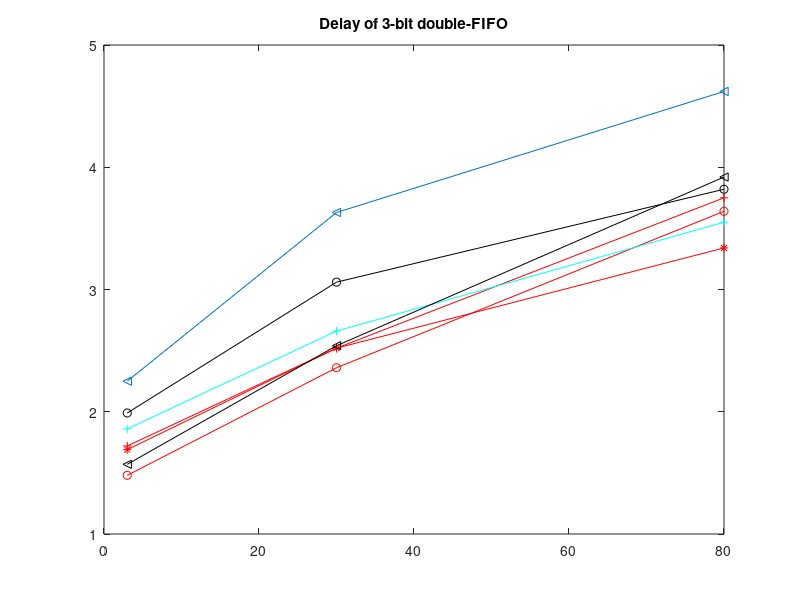

Recreate this plot in MATLAB. (Note: this script raises an error after producing the figure.)
% Prints the synthesis results of FIFO comparison @ 0.18 um
% Uses double_fifo_muxed_read components 
% which include two FIFOs and a read multiplexer
% FIFOs are 3b wide
% _im   = in-mux (triagle in figures)
% _iom  = inout-mux (circle in figures)
% shift = shift register (star in figures)

close all
clear all

% Vertailussa kaytetyt fifojen pituudet
length      = [3    30    80]


% Delay [ns] = data arrival time 
% (library set up time 0.17 ns is left out of these results)
delay_im            = [1.99  3.06  3.82]
delay_iom           = [2.25  3.63  4.62]
delay_shift         = [1.33  2.15  2.81]
delay_slotted_shift = [1.56  1.99  1.81]
% delay_casev3        = [1.05  2.16  3.43]
delay_casev4        = [1.48  2.36  3.64]
delay_casev4a       = [1.69  2.52  3.34]
delay_casev5        = [1.72  2.52  3.75]
delay_casev6        = [1.86  2.66  3.55]
delay_im_case       = [1.57  2.54  3.92]


% Areas [um2]
area_im            = [11214  55672  161906]
area_iom           = [12955  62296  140750]
area_slotted_shift = [ 7688  43724  110645]
area_shift         = [ 7696  45350  114765]
% area_casev3      = [ 6602  50802  129232]
area_casev4        = [10014  54546  133443]
area_casev4a       = [11051  63721  159215]
area_casev5        = [10264  55255  132984]
area_casev6        = [10088  64253  158724]
area_im_case       = [ 8978  53493  160079]
 
% Plot figures
% Delay figure
figure
%plot ( length, delay_shift, 'k-*')
%hold on
%plot ( length, delay_slotted_shift, 'bo-')
%hold on
plot ( length, delay_im, 'k-o')
hold on
plot ( length, delay_iom, '-<')
hold on
plot ( length, delay_casev4, 'r-o')
hold on
plot ( length, delay_casev4a, 'r-*')
hold on
plot ( length, delay_casev5, 'r-+')
hold on
plot ( length, delay_casev6, 'c-+')
hold on
plot ( length, delay_im_case, 'k-<')
hold on

%title (['Delay of 3-bit double-FIFO (blue triangle=inout-mux, red' ...
%	' o= in-mux, black *=shift, black square= slotted shift, red * = 
%casev4, red triangle = im-case, black o= casev3)'])

title ('Delay of 3-bit double-FIFO')
legend('in-mux', 'inout-mux', 'casev4', 'casev4a','casev5','casev6', 'in-mux-case',0) 

xlabel ('Depth of FIFOs')
ylabel ('Delay [ns]')
axis ([0 82 0 5])

% Area figure
figure
%plot ( length, area_shift, 'k-*')
%hold on
%plot ( length, area_slotted_shift, 'bs-')
%hold on
plot ( length, area_im, 'k-o')
hold on
plot ( length, area_iom, '-<')
hold on
plot ( length, area_casev4, 'r-o')
hold on
plot ( length, area_casev4a, 'r-*')
hold on
plot ( length, area_casev5, 'r-+')
hold on
plot ( length, area_casev6, 'c-+')
hold on
plot ( length, area_im_case, 'k-<')
hold on


%title (['Area of 3-bit double-FIFO (blue triangle=inout-mux, red' ...
%	' o= in-mux, black *=shift, black square= slotted shift, red * = 
%casev4, red triangle = im-case, black o = casev3)'])

title ('Area of 3-bit double-FIFO')
legend('in-mux', 'inout-mux', 'casev4', 'casev4a', 'casev5','casev6','in-mux-case',0) 

xlabel ('Depth of FIFOs')
ylabel ('Area [um2]')
axis ([0 82 0 18e4])


